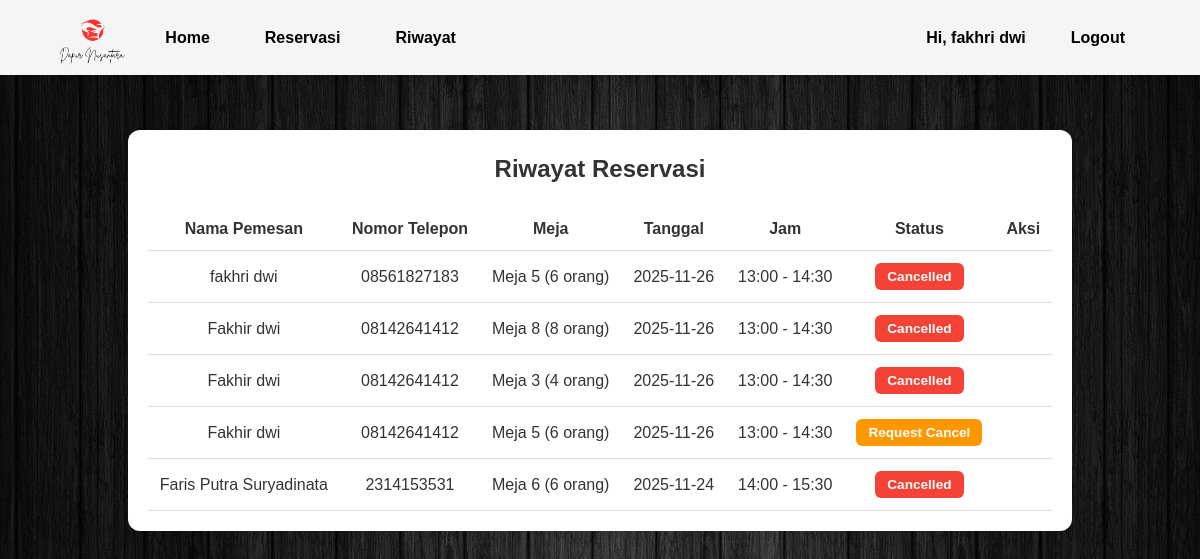
The page /riwayat.php (signed in) on the database as committed earlier.
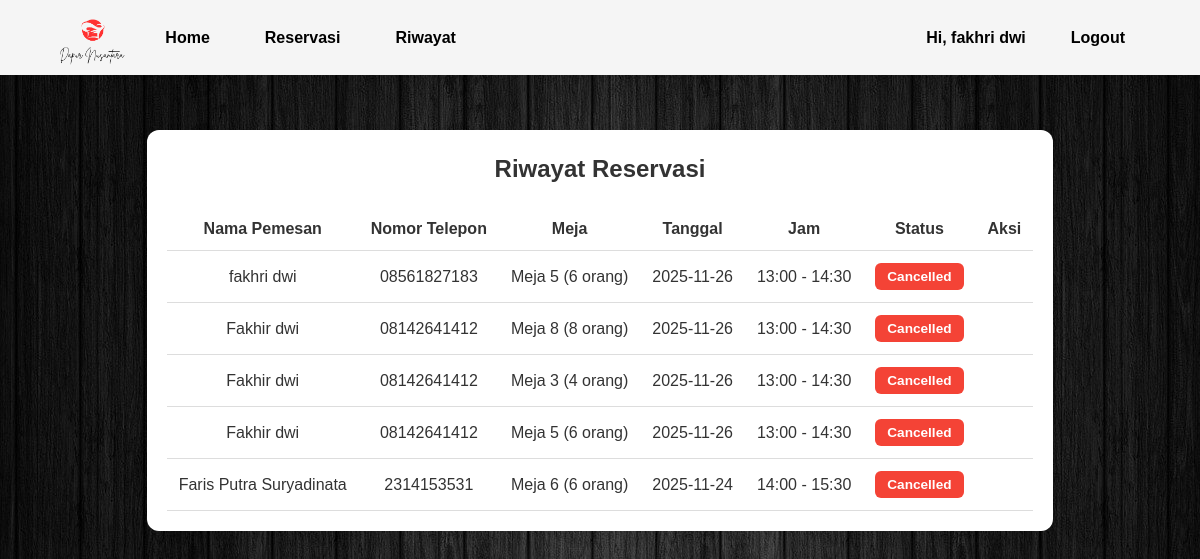
The same page on the database as committed later.
### tables this page shows
CREATE TABLE `reservations` (
  `id` int NOT NULL,
  `user_id` int NOT NULL,
  `meja_id` int NOT NULL,
  `nama_pemesan` varchar(100) NOT NULL,
  `notelp` varchar(20) NOT NULL,
  `tanggal` date NOT NULL,
  `jam_mulai` time NOT NULL,
  `jam_selesai` time NOT NULL,
  `status` enum('pending','waiting_admin','confirmed','approved','cancelled','request_cancel') DEFAULT 'pending',
  `bukti_pembayaran` varchar(255) DEFAULT NULL,
  `created_at` timestamp NULL DEFAULT CURRENT_TIMESTAMP
);

CREATE TABLE `tables` (
  `id` int NOT NULL,
  `nomor_meja` int NOT NULL,
  `kapasitas` int NOT NULL,
  `status` enum('tersedia','tidak tersedia') DEFAULT 'tersedia'
);

### riwayat.php (the view, shortened to what this page needs)
<?php
include "config.php";
include "navbar.php";
$user_id = $_SESSION['user_id'];
$reservasi = mysqli_query($conn, "SELECT r.*, t.kapasitas
    FROM reservations r
    JOIN tables t ON r.meja_id = t.id
    WHERE r.user_id='$user_id' ORDER BY r.tanggal DESC");
?>
<!DOCTYPE html>
<html lang="id">
<head>
  <link rel="stylesheet" href="assets/css/style.css">
</head>
<body class="riwayat-body">
  <div class="riwayat">
    <h2 style="text-align:center; margin-bottom:20px;">Riwayat Reservasi</h2>
    <table>
      <tr>
        <th>Nama Pemesan</th>
        <th>Nomor Telepon</th>
        <th>Meja</th>
        <th>Tanggal</th>
        <th>Jam</th>
        <th>Status</th>
        <th>Aksi</th>
      </tr>
      <?php while($row = mysqli_fetch_assoc($reservasi)): ?>
        <?php
          $createdAt = strtotime($row['created_at']);
          $now = time();
          $elapsedSec = $now - $createdAt;
          $remainingSec = max(0, (5 * 60) - $elapsedSec);
        ?>
        <tr>
          <td><?= htmlspecialchars($row['nama_pemesan']) ?></td>
          <td><?= htmlspecialchars($row['notelp']) ?></td>
          <td>Meja <?= $row['meja_id'] ?> (<?= $row['kapasitas'] ?> orang)</td>
          <td><?= htmlspecialchars($row['tanggal']) ?></td>
          <td><?= substr($row['jam_mulai'],0,5) ?> - <?= substr($row['jam_selesai'],0,5) ?></td>
          <td>
            <?php if ($row['status'] == 'pending'): ?>
              <span class="badge pending">Pending</span>
              <?php if ($remainingSec > 0): ?>
                <div class="countdown" id="countdown-<?= $row['id'] ?>">
                  ⏱️ Waktu tersisa: <span id="timer-<?= $row['id'] ?>">05:00</span>
                </div>
              <?php endif; ?>
            <?php elseif ($row['status'] == 'confirmed'): ?>
              <span class="badge confirmed">Confirmed</span>
            <?php elseif ($row['status'] == 'waiting_admin'):?>
               <span class="badge pending">Waiting admin</span>
             <?php elseif ($row['status'] == 'request_cancel'):?>
               <span class="badge pending">Request Cancel</span>
            <?php else:?>
              <span class="badge rejected">Cancelled</span>
            <?php endif; ?>
          </td>
          <td>
          </td>
        </tr>
      <?php endwhile; ?>
    </table>
  </div>
</body>
</html>

Rows that differ between the two databases and show on the page:
changed reservations (number 4 of 5 on the later page): status "Request Cancel" → "Cancelled"
